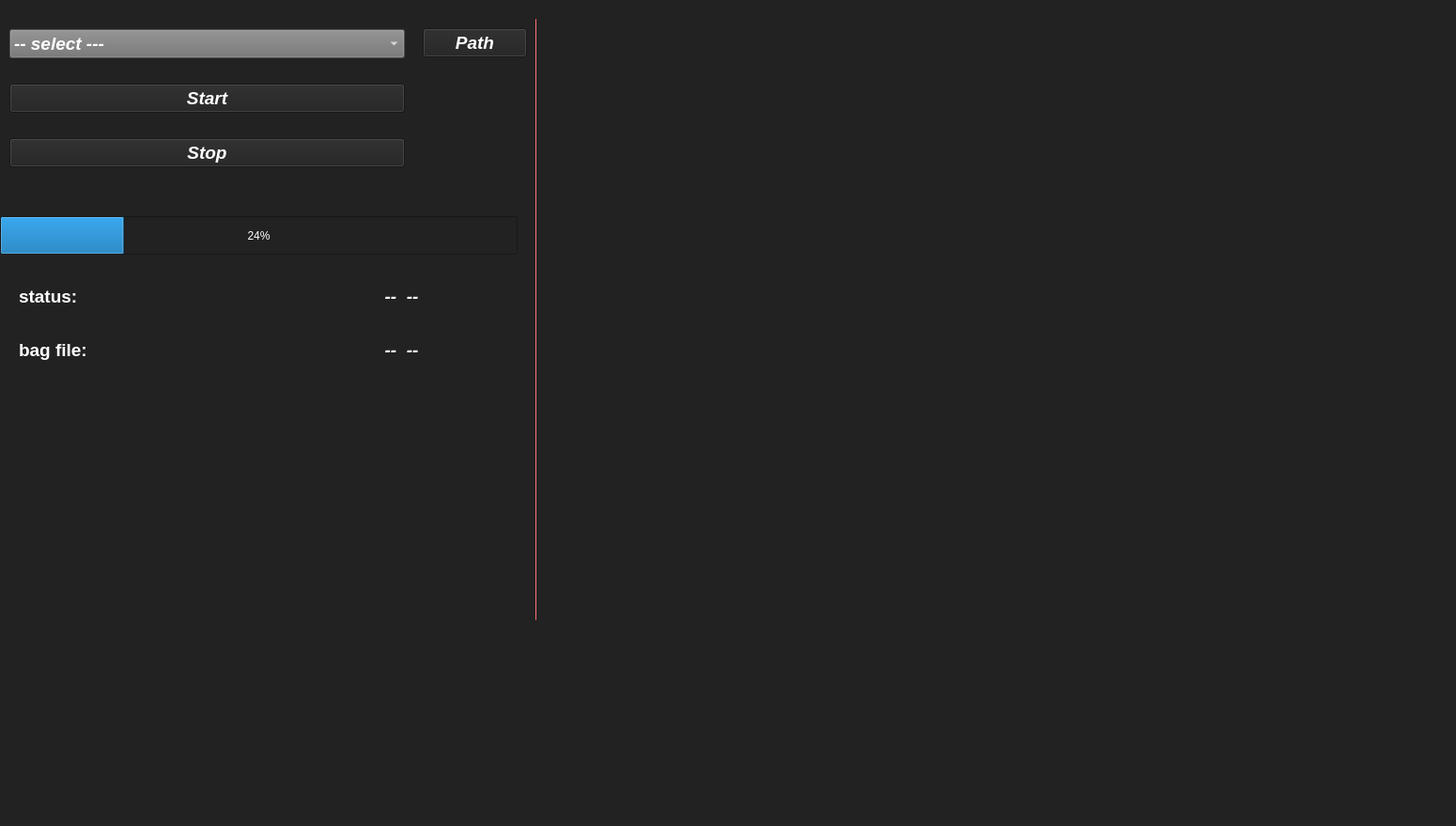
<?xml version="1.0" encoding="UTF-8"?>
<ui version="4.0">
 <class>MainWindow</class>
 <widget class="QMainWindow" name="MainWindow">
  <property name="geometry">
   <rect>
    <x>0</x>
    <y>0</y>
    <width>1550</width>
    <height>879</height>
   </rect>
  </property>
  <property name="sizePolicy">
   <sizepolicy hsizetype="Maximum" vsizetype="Maximum">
    <horstretch>0</horstretch>
    <verstretch>0</verstretch>
   </sizepolicy>
  </property>
  <property name="minimumSize">
   <size>
    <width>0</width>
    <height>0</height>
   </size>
  </property>
  <property name="windowTitle">
   <string>MainWindow</string>
  </property>
  <property name="styleSheet">
   <string notr="true">background-color: #222;
color:  #fff
</string>
  </property>
  <widget class="QWidget" name="centralwidget">
   <widget class="QFrame" name="frame">
    <property name="geometry">
     <rect>
      <x>570</x>
      <y>20</y>
      <width>1</width>
      <height>640</height>
     </rect>
    </property>
    <property name="styleSheet">
     <string notr="true">background-color: #e11e24;
border-style: outset;
border-width: 2px;
border-radius: 10px;
border-color: #e11e24;

</string>
    </property>
    <property name="frameShape">
     <enum>QFrame::StyledPanel</enum>
    </property>
    <property name="frameShadow">
     <enum>QFrame::Raised</enum>
    </property>
   </widget>
   <widget class="QLabel" name="tdt_logo">
    <property name="geometry">
     <rect>
      <x>30</x>
      <y>430</y>
      <width>221</width>
      <height>201</height>
     </rect>
    </property>
    <property name="text">
     <string/>
    </property>
    <property name="pixmap">
     <pixmap>../../../../../../installer_SLAM/gui/output/img/default-2.png</pixmap>
    </property>
    <property name="scaledContents">
     <bool>true</bool>
    </property>
   </widget>
   <widget class="QWidget" name="verticalLayoutWidget_2">
    <property name="geometry">
     <rect>
      <x>600</x>
      <y>10</y>
      <width>921</width>
      <height>651</height>
     </rect>
    </property>
    <layout class="QVBoxLayout" name="layout_rviz_2">
     <property name="spacing">
      <number>1</number>
     </property>
     <property name="sizeConstraint">
      <enum>QLayout::SetMaximumSize</enum>
     </property>
    </layout>
   </widget>
   <widget class="QPushButton" name="button_file_dialog">
    <property name="geometry">
     <rect>
      <x>450</x>
      <y>30</y>
      <width>111</width>
      <height>31</height>
     </rect>
    </property>
    <property name="font">
     <font>
      <pointsize>14</pointsize>
      <weight>75</weight>
      <italic>true</italic>
      <bold>true</bold>
     </font>
    </property>
    <property name="text">
     <string>Path</string>
    </property>
   </widget>
   <widget class="QProgressBar" name="progress_bar_slam">
    <property name="geometry">
     <rect>
      <x>0</x>
      <y>230</y>
      <width>551</width>
      <height>41</height>
     </rect>
    </property>
    <property name="value">
     <number>24</number>
    </property>
   </widget>
   <widget class="QFrame" name="formFrame">
    <property name="geometry">
     <rect>
      <x>360</x>
      <y>520</y>
      <width>201</width>
      <height>141</height>
     </rect>
    </property>
    <layout class="QFormLayout" name="buttons_layout_exit">
     <property name="fieldGrowthPolicy">
      <enum>QFormLayout::AllNonFixedFieldsGrow</enum>
     </property>
     <item row="0" column="0">
      <layout class="QVBoxLayout" name="verticalLayout"/>
     </item>
    </layout>
   </widget>
   <widget class="QWidget" name="gridLayoutWidget">
    <property name="geometry">
     <rect>
      <x>20</x>
      <y>290</y>
      <width>541</width>
      <height>108</height>
     </rect>
    </property>
    <layout class="QGridLayout" name="status_grid_layout">
     <item row="0" column="0">
      <widget class="QLabel" name="status_label">
       <property name="font">
        <font>
         <family>Ubuntu</family>
         <pointsize>14</pointsize>
         <weight>75</weight>
         <bold>true</bold>
        </font>
       </property>
       <property name="autoFillBackground">
        <bool>false</bool>
       </property>
       <property name="text">
        <string>status: </string>
       </property>
       <property name="textFormat">
        <enum>Qt::PlainText</enum>
       </property>
       <property name="scaledContents">
        <bool>true</bool>
       </property>
      </widget>
     </item>
     <item row="2" column="0">
      <widget class="QLabel" name="bag_label">
       <property name="font">
        <font>
         <family>Ubuntu</family>
         <pointsize>14</pointsize>
         <weight>75</weight>
         <bold>true</bold>
        </font>
       </property>
       <property name="text">
        <string>bag file: </string>
       </property>
      </widget>
     </item>
     <item row="0" column="1">
      <widget class="QLabel" name="status_val">
       <property name="font">
        <font>
         <pointsize>14</pointsize>
         <weight>75</weight>
         <italic>true</italic>
         <bold>true</bold>
        </font>
       </property>
       <property name="text">
        <string>--  --</string>
       </property>
       <property name="alignment">
        <set>Qt::AlignCenter</set>
       </property>
      </widget>
     </item>
     <item row="2" column="1">
      <widget class="QLabel" name="bag_val">
       <property name="font">
        <font>
         <pointsize>14</pointsize>
         <weight>75</weight>
         <italic>true</italic>
         <bold>true</bold>
        </font>
       </property>
       <property name="text">
        <string>--  --</string>
       </property>
       <property name="alignment">
        <set>Qt::AlignCenter</set>
       </property>
      </widget>
     </item>
    </layout>
   </widget>
   <widget class="QWidget" name="verticalLayoutWidget">
    <property name="geometry">
     <rect>
      <x>10</x>
      <y>10</y>
      <width>421</width>
      <height>191</height>
     </rect>
    </property>
    <layout class="QVBoxLayout" name="buttons_layout">
     <item>
      <widget class="QComboBox" name="combo_bag">
       <property name="font">
        <font>
         <pointsize>14</pointsize>
         <weight>75</weight>
         <italic>true</italic>
         <bold>true</bold>
        </font>
       </property>
       <property name="styleSheet">
        <string notr="true">background-color: rgb(115, 115, 115);</string>
       </property>
       <item>
        <property name="text">
         <string>-- select ---</string>
        </property>
       </item>
      </widget>
     </item>
     <item>
      <widget class="QPushButton" name="button_start">
       <property name="font">
        <font>
         <pointsize>14</pointsize>
         <weight>75</weight>
         <italic>true</italic>
         <bold>true</bold>
        </font>
       </property>
       <property name="text">
        <string>Start</string>
       </property>
      </widget>
     </item>
     <item>
      <widget class="QPushButton" name="button_stop">
       <property name="font">
        <font>
         <pointsize>14</pointsize>
         <weight>75</weight>
         <italic>true</italic>
         <bold>true</bold>
        </font>
       </property>
       <property name="text">
        <string>Stop</string>
       </property>
      </widget>
     </item>
    </layout>
    <zorder>button_start</zorder>
    <zorder>button_refresh</zorder>
    <zorder>combo_bag</zorder>
   </widget>
  </widget>
  <widget class="QStatusBar" name="status_bar"/>
 </widget>
 <resources/>
 <connections/>
</ui>
